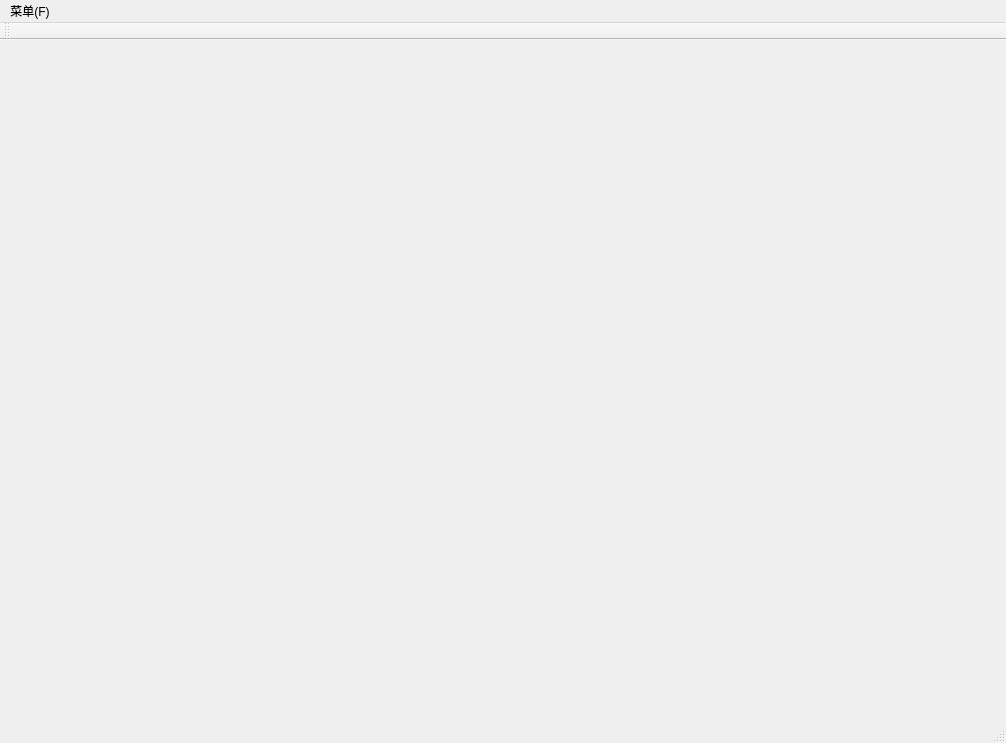
<?xml version="1.0" encoding="UTF-8"?>
<ui version="4.0">
 <class>MainWindow</class>
 <widget class="QMainWindow" name="MainWindow">
  <property name="geometry">
   <rect>
    <x>0</x>
    <y>0</y>
    <width>1006</width>
    <height>743</height>
   </rect>
  </property>
  <property name="windowTitle">
   <string>MainWindow</string>
  </property>
  <widget class="QWidget" name="centralWidget"/>
  <widget class="QMenuBar" name="menuBar">
   <property name="geometry">
    <rect>
     <x>0</x>
     <y>0</y>
     <width>1006</width>
     <height>26</height>
    </rect>
   </property>
   <widget class="QMenu" name="menu">
    <property name="title">
     <string>菜单(F)</string>
    </property>
    <addaction name="separator"/>
    <addaction name="instruction"/>
    <addaction name="separator"/>
    <addaction name="actionLevel"/>
    <addaction name="separator"/>
    <addaction name="prethread"/>
    <addaction name="separator"/>
    <addaction name="inthread"/>
    <addaction name="separator"/>
    <addaction name="postthread"/>
    <addaction name="separator"/>
   </widget>
   <addaction name="menu"/>
  </widget>
  <widget class="QToolBar" name="mainToolBar">
   <attribute name="toolBarArea">
    <enum>TopToolBarArea</enum>
   </attribute>
   <attribute name="toolBarBreak">
    <bool>false</bool>
   </attribute>
  </widget>
  <widget class="QStatusBar" name="statusBar"/>
  <action name="actionLevel">
   <property name="text">
    <string>层次构造</string>
   </property>
  </action>
  <action name="instruction">
   <property name="text">
    <string notr="true">建树说明</string>
   </property>
  </action>
  <action name="prethread">
   <property name="text">
    <string>先序线索化</string>
   </property>
  </action>
  <action name="inthread">
   <property name="text">
    <string>中序线索化</string>
   </property>
  </action>
  <action name="postthread">
   <property name="text">
    <string>后序线索化</string>
   </property>
  </action>
 </widget>
 <layoutdefault spacing="6" margin="11"/>
 <resources/>
 <connections/>
</ui>
